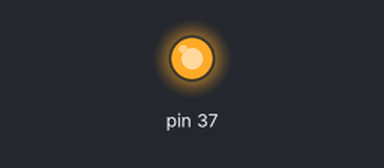
A program run on a simulated Raspberry Pi (header pin numbers). Parts: output pins drawn as LEDs (lit = HIGH). At 14.4 s the program stops and its outputs stay as they are.

Above: at 0.1 s.
At 13.9 s:
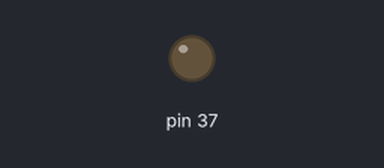
Timing chart, 0 to 15.4 s (numbered marks = the images above):
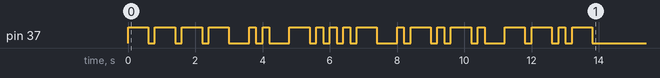

The program:

morse_code.py
```python
# -*- coding: utf-8 -*-
import RPi.GPIO as GPIO
import time

class Morse_Code:

    morse_code_jp = {u"イ":"il",u"ロ":"ilil",u"ハ":"lii",u"ニ":"lili",u"ホ":"lii",u"ヘ":"i",u"ト":"iilii",
    u"チ":"iili",u"リ":"lli",u"ヌ":"iiii",u"ル":"lilli",u"ヲ":"illl",
    u"ワ":"lil",u"カ":"ilii",u"ヨ":"ll",u"タ":"li",u"レ":"lll",u"ソ":"llli",
    u"ツ":"illi",u"ネ":"llil",u"ナ":"ili",u"ラ":"iii",u"ム":"l",
    u"ウ":"iil",u"ヰ":"iliil",u"ノ":"iill",u"オ":"iliii",u"ク":"iiil",u"ヤ":"ill",u"マ":"liil",
    u"ケ":"lill",u"フ":"llii",u"コ":"llll",u"エ":"lilll",u"テ":"ilill",
    u"ア":"llill",u"サ":"lilil",u"キ":"lilii",u"ユ":"liill",u"メ":"liiil",u"ミ":"iilil",u"シ":"llili",
    u"ヱ":"illii",u"ヒ":"lliil",u"モ":"liili",u"セ":"illli",u"ス":"lllil",
    u"ン":"ilili",u"゛":"ii",u"゜":"iilli",
    u"一":"illll",u"二":"iilll",u"三":"iiill",u"四":"iiiil",u"五":"iiiii",u"六":"liiii",u"七":"lliii",u"八":"lllii",u"九":"lllli",
    u"〇":"lllll",u"ー":"illil"}

    def __init__(self,led,span):
        self.led = led
        self.span = span

    def led_setup(self):
        GPIO.setup(self.led, GPIO.OUT)

    def morse_test(self):
        a = self.morse_code_jp[u"ネ"]
        print a

    def tanten(self):
        GPIO.output(self.led, GPIO.HIGH)
        time.sleep(self.span)
        GPIO.output(self.led, GPIO.LOW)
        time.sleep(self.span)

    def tyouten(self):
        GPIO.output(self.led, GPIO.HIGH)
        time.sleep(self.span * 3)
        GPIO.output(self.led, GPIO.LOW)
        time.sleep(self.span)

    def morse_convert(self,kotoba):
        for w_f in kotoba:
            if w_f != u"　":
                mo = self.morse_code_jp[w_f]
                for w_s in mo:
                    if w_s == "i":
                        self.tanten()
                    elif w_s == "l":
                        self.tyouten()
                time.sleep(self.span * 2)
            elif w_f == u"　":
                time.sleep(self.span * 6)

if __name__ == '__main__':
    m = Morse_Code(37, 0.2)
    GPIO.setmode(GPIO.BOARD)
    m.led_setup()
    m.morse_convert(u"コ゛メンネ")
    GPIO.cleanup()
```

Measured:
- by itself, pin 37: LOW → HIGH at 0.00 s, → LOW 0.60 s later, → HIGH 0.20 s later, → LOW 0.60 s later, … (40 changes in this stretch)
